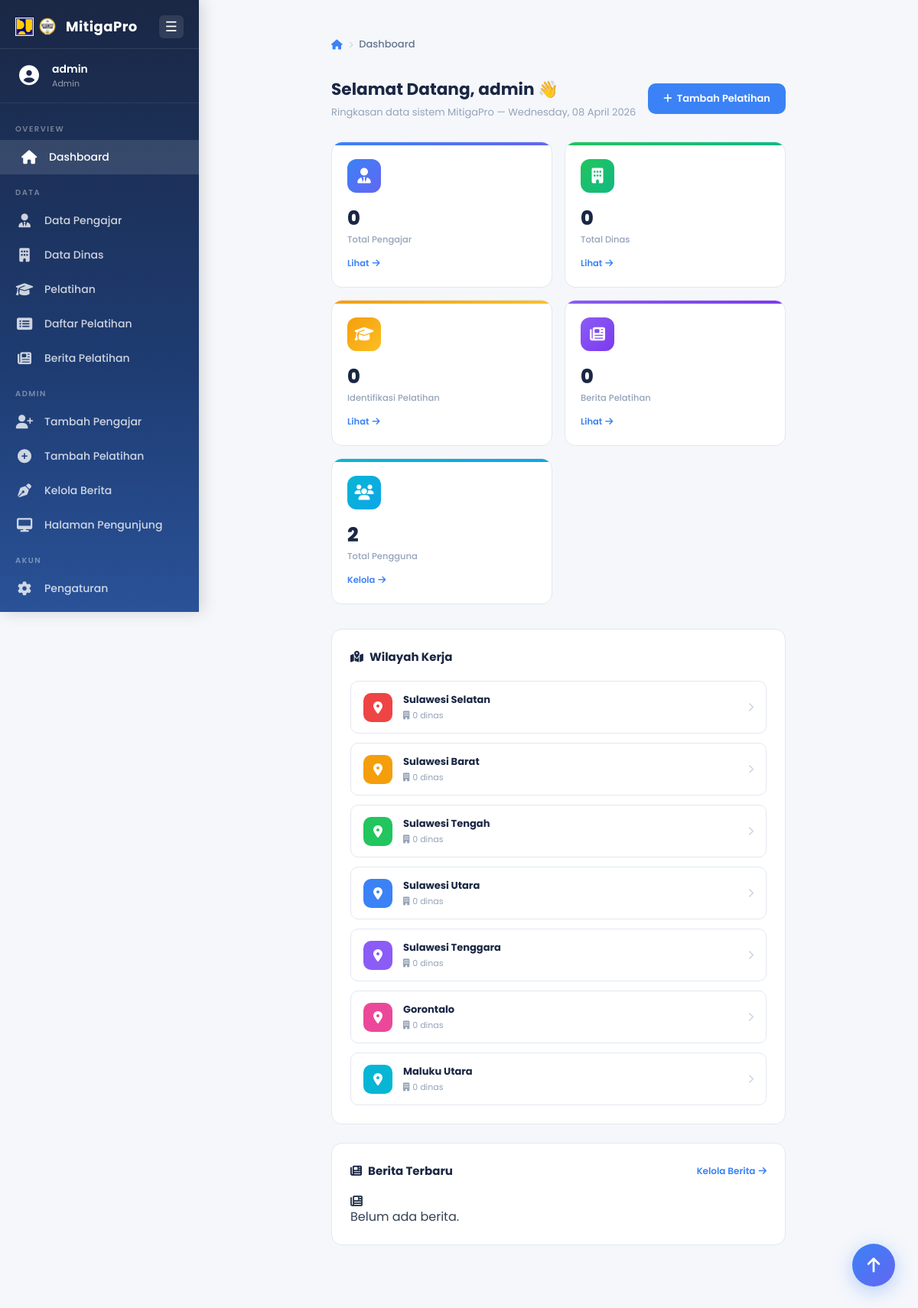
The app's page /pengajar/dashboard.php (signed in) with its own data.
### tables this page shows
CREATE TABLE IF NOT EXISTS wilayah (
    id          INT UNSIGNED AUTO_INCREMENT PRIMARY KEY,
    nama_wilayah VARCHAR(200) NOT NULL,
    created_at  TIMESTAMP DEFAULT CURRENT_TIMESTAMP
);

### pengajar/dashboard.php (the view, shortened to what this page needs)
<?php
require $_SERVER['DOCUMENT_ROOT'] . '/MitigaPro/include/autoload.php';
require INCLUDE_PATH . 'sidebar_pengajar.php';
$berita_list = [];
$q_wilayah = $conn->query("
  SELECT w.id, w.nama_wilayah, COUNT(d.id) AS jml_dinas
  FROM wilayah w
  LEFT JOIN dinas d ON d.wilayah_id = w.id
  GROUP BY w.id
  ORDER BY w.id
");
$wilayah_list = [];
while ($w = $q_wilayah->fetch_assoc()) $wilayah_list[] = $w;
$role = $_SESSION['role'] ?? '';
if ($role === 'admin') {
    $total_pengajar  = (int)$conn->query("SELECT COUNT(*) AS c FROM pengajar")->fetch_assoc()['c'];
    $total_dinas     = (int)$conn->query("SELECT COUNT(*) AS c FROM dinas")->fetch_assoc()['c'];
    $total_pelatihan = (int)$conn->query("SELECT COUNT(*) AS c FROM identifikasi_pelatihan")->fetch_assoc()['c'];
    $total_berita    = (int)$conn->query("SELECT COUNT(*) AS c FROM berita_pelatihan")->fetch_assoc()['c'];
    $total_users     = (int)$conn->query("SELECT COUNT(*) AS c FROM users")->fetch_assoc()['c'];
}
?>
<!DOCTYPE html>
<html lang="id">
<head>
<link rel="stylesheet" href="<?= BASE_URL ?>1_css/sidebar_pengajar.css">
<link rel="stylesheet" href="<?= BASE_URL ?>1_css/footer.css">
<link rel="stylesheet" href="https://cdnjs.cloudflare.com/ajax/libs/font-awesome/6.5.0/css/all.min.css">
<link rel="stylesheet" href="https://unpkg.com/leaflet@1.9.4/dist/leaflet.css" />
</head>
<body>
<div id="mainContent" class="main-content">
<div class="main">
<?= breadcrumb([['label' => 'Dashboard']]) ?>
<?php if (($_SESSION['role'] ?? '') === 'admin'): ?>
  <div class="admin-greeting">
    <div>
      <h2>Selamat Datang, <?= htmlspecialchars($_SESSION['username'] ?? 'Admin') ?> 👋</h2>
      <p>Ringkasan data sistem MitigaPro &mdash; <?= date('l, d F Y') ?></p>
    </div>
    <a href="<?= BASE_URL ?>pengajar/tambah_pelatihan_baru.php" class="ag-btn"><i class="fas fa-plus"></i> Tambah Pelatihan</a>
  </div>
  <div class="admin-stats">
    <div class="astat-card astat-blue">
      <div class="astat-icon"><i class="fas fa-user-tie"></i></div>
      <div class="astat-info">
        <div class="astat-num"><?= $total_pengajar ?></div>
        <div class="astat-label">Total Pengajar</div>
      </div>
      <a href="<?= BASE_URL ?>pengajar/pengajar.php" class="astat-link">Lihat <i class="fas fa-arrow-right"></i></a>
    </div>
    <div class="astat-card astat-green">
      <div class="astat-icon"><i class="fas fa-building"></i></div>
      <div class="astat-info">
        <div class="astat-num"><?= $total_dinas ?></div>
        <div class="astat-label">Total Dinas</div>
      </div>
      <a href="<?= BASE_URL ?>pengajar/dinas.php" class="astat-link">Lihat <i class="fas fa-arrow-right"></i></a>
    </div>
    <div class="astat-card astat-amber">
      <div class="astat-icon"><i class="fas fa-graduation-cap"></i></div>
      <div class="astat-info">
        <div class="astat-num"><?= $total_pelatihan ?></div>
        <div class="astat-label">Identifikasi Pelatihan</div>
      </div>
      <a href="<?= BASE_URL ?>pengajar/daftar_pelatihan.php" class="astat-link">Lihat <i class="fas fa-arrow-right"></i></a>
    </div>
    <div class="astat-card astat-purple">
      <div class="astat-icon"><i class="fas fa-newspaper"></i></div>
      <div class="astat-info">
        <div class="astat-num"><?= $total_berita ?></div>
        <div class="astat-label">Berita Pelatihan</div>
      </div>
      <a href="<?= BASE_URL ?>pengajar/kelola_berita.php" class="astat-link">Lihat <i class="fas fa-arrow-right"></i></a>
    </div>
    <div class="astat-card astat-sky">
      <div class="astat-icon"><i class="fas fa-users"></i></div>
      <div class="astat-info">
        <div class="astat-num"><?= $total_users ?></div>
        <div class="astat-label">Total Pengguna</div>
      </div>
      <a href="<?= BASE_URL ?>pengajar/settings.php" class="astat-link">Kelola <i class="fas fa-arrow-right"></i></a>
    </div>
  </div>
  <div class="admin-section">
    <div class="as-header">
      <h3><i class="fas fa-map-marked-alt"></i> Wilayah Kerja</h3>
    </div>
    <div class="admin-wil-grid">
      <?php
      $wil_colors = ['#ef4444','#f59e0b','#22c55e','#3b82f6','#8b5cf6','#ec4899','#06b6d4'];
      foreach ($wilayah_list as $i => $w):
        $clr = $wil_colors[$i] ?? '#64748b';
      ?>
      <a href="wilayah.php?id=<?= (int)$w['id'] ?>" class="awil-card">
        <div class="awil-marker" style="background:<?= $clr ?>"><i class="fas fa-location-dot"></i></div>
        <div class="awil-body">
          <div class="awil-name"><?= htmlspecialchars(str_replace('Wilayah Kerja ', '', $w['nama_wilayah'])) ?></div>
          <div class="awil-meta"><i class="fas fa-building"></i> <?= (int)$w['jml_dinas'] ?> dinas</div>
        </div>
        <i class="fas fa-chevron-right awil-arrow"></i>
      </a>
      <?php endforeach; ?>
    </div>
  </div>
  <div class="admin-section">
    <div class="as-header">
      <h3><i class="fas fa-newspaper"></i> Berita Terbaru</h3>
      <a href="<?= BASE_URL ?>pengajar/kelola_berita.php" class="as-more">Kelola Berita <i class="fas fa-arrow-right"></i></a>
    </div>
    <?php if (count($berita_list) > 0): ?>
    <div class="admin-berita-list">
      <?php foreach (array_slice($berita_list, 0, 5) as $b): ?>
      <a href="detail_berita.php?id=<?= (int)$b['id'] ?>" class="ab-item">
        <div class="ab-thumb">
          <?php if ($b['gambar']): ?>
            <img src="<?= BASE_URL ?>uploads/berita/<?= htmlspecialchars($b['gambar']) ?>" alt="">
          <?php else: ?>
            <i class="fas fa-newspaper"></i>
          <?php endif; ?>
        </div>
        <div class="ab-body">
          <div class="ab-title"><?= htmlspecialchars($b['judul']) ?></div>
          <div class="ab-meta">
            <span class="ab-badge"><?= htmlspecialchars($b['kategori'] ?: 'Umum') ?></span>
            <span><i class="fas fa-calendar-alt"></i> <?= date('d M Y', strtotime($b['created_at'])) ?></span>
            <?php if ($b['username']): ?>
            <span><i class="fas fa-user"></i> <?= htmlspecialchars($b['username']) ?></span>
            <?php endif; ?>
          </div>
        </div>
      </a>
      <?php endforeach; ?>
    </div>
    <?php else: ?>
    <div class="empty"><i class="fas fa-newspaper"></i><p>Belum ada berita.</p></div>
    <?php endif; ?>
  </div>
<?php endif;  ?>
</div>
</div>
</body>
</html>

### 1_css/animations.css (style rules this page uses)
.main-content { animation: pageFadeIn 0.4s ease-out; }
.main-content .container, .main-content .main { animation: pageSlideIn 0.5s ease-out; }
html { scroll-behavior: smooth; }

### 1_css/sidebar_pengajar.css (style rules this page uses)
.main-content { margin-left: 260px; min-height: 100vh; display: flex; flex-direction: column; transition: margin-left 0.3s ease; font-family: 'Poppins', sans-serif; }

### 1_css/footer.css (style rules this page uses)
html, body { height: 100%; }

### pengajar/dashboard.php (style rules this page uses)
*, *::before, *::after { box-sizing: border-box; margin: 0; padding: 0; }
:root { --navy: #1a2744; --blue: #2c5282; --accent: #3b82f6; --bg: #f5f7fb; --white: #ffffff; --text: #334155; --muted: #94a3b8; --border: #e2e8f0; --radius: 12px; }
body { font-family: 'Poppins', sans-serif; background: var(--bg); color: var(--text); min-height: 100vh; }
.main { max-width: 1100px; margin: 0 auto; padding: 36px 32px 60px; }
.admin-greeting { display: flex; align-items: center; justify-content: space-between; margin-bottom: 28px; flex-wrap: wrap; gap: 16px; }
.admin-greeting h2 { font-size: 1.35rem; font-weight: 700; color: var(--navy); margin: 0; }
.admin-greeting p { font-size: 13px; color: var(--muted); margin: 4px 0 0; }
.ag-btn { display: inline-flex; align-items: center; gap: 6px; background: var(--accent); color: #fff; padding: 10px 20px; border-radius: 10px; font-size: 13px; font-weight: 600; text-decoration: none; transition: background 0.2s; }
.admin-stats { display: grid; grid-template-columns: repeat(auto-fill, minmax(190px, 1fr)); gap: 16px; margin-bottom: 32px; }
.astat-card { background: var(--white); border-radius: 14px; padding: 22px 20px; display: flex; flex-direction: column; gap: 14px; border: 1px solid var(--border); position: relative; overflow: hidden; transition: transform 0.2s, box-shadow 0.2s; }
.astat-card::before { content: ''; position: absolute; top: 0; left: 0; right: 0; height: 4px; }
.astat-blue::before { background: linear-gradient(90deg, #3b82f6, #6366f1); }
.astat-green::before { background: linear-gradient(90deg, #22c55e, #10b981); }
.astat-amber::before { background: linear-gradient(90deg, #f59e0b, #fbbf24); }
.astat-purple::before { background: linear-gradient(90deg, #8b5cf6, #7c3aed); }
.astat-sky::before { background: linear-gradient(90deg, #06b6d4, #0ea5e9); }
.astat-icon { width: 44px; height: 44px; border-radius: 12px; display: flex; align-items: center; justify-content: center; font-size: 20px; color: #fff; }
.astat-blue .astat-icon { background: linear-gradient(135deg, #3b82f6, #6366f1); }
.astat-green .astat-icon { background: linear-gradient(135deg, #22c55e, #10b981); }
.astat-amber .astat-icon { background: linear-gradient(135deg, #f59e0b, #fbbf24); }
.astat-purple .astat-icon { background: linear-gradient(135deg, #8b5cf6, #7c3aed); }
.astat-sky .astat-icon { background: linear-gradient(135deg, #06b6d4, #0ea5e9); }
.astat-num { font-size: 1.6rem; font-weight: 800; color: var(--navy); }
.astat-label { font-size: 11.5px; color: var(--muted); font-weight: 500; }
.astat-link { font-size: 11.5px; color: var(--accent); font-weight: 600; text-decoration: none; display: flex; align-items: center; gap: 4px; margin-top: auto; }
.admin-section { background: var(--white); border: 1px solid var(--border); border-radius: 14px; padding: 24px; margin-bottom: 24px; }
.as-header { display: flex; align-items: center; justify-content: space-between; margin-bottom: 20px; }
.as-header h3 { font-size: 15px; font-weight: 700; color: var(--navy); display: flex; align-items: center; gap: 8px; margin: 0; }
.as-more { font-size: 12px; color: var(--accent); font-weight: 600; text-decoration: none; display: flex; align-items: center; gap: 4px; }
.admin-wil-grid { display: grid; grid-template-columns: repeat(auto-fill, minmax(280px, 1fr)); gap: 12px; }
.awil-card { display: flex; align-items: center; gap: 14px; padding: 14px 16px; border-radius: 10px; border: 1px solid var(--border); text-decoration: none; color: inherit; transition: all 0.2s; }
.awil-marker { width: 38px; height: 38px; border-radius: 10px; display: flex; align-items: center; justify-content: center; color: #fff; font-size: 16px; flex-shrink: 0; }
.awil-name { font-size: 13px; font-weight: 700; color: var(--navy); }
.awil-meta { font-size: 11px; color: var(--muted); display: flex; align-items: center; gap: 4px; margin-top: 2px; }
.awil-arrow { color: #cbd5e1; font-size: 12px; margin-left: auto; }

### records on screen
wilayah: nama_wilayah "Sulawesi Selatan", jml_dinas "0"
wilayah: nama_wilayah "Sulawesi Barat", jml_dinas "0"
wilayah: nama_wilayah "Sulawesi Tengah", jml_dinas "0"
wilayah: nama_wilayah "Sulawesi Utara", jml_dinas "0"
wilayah: nama_wilayah "Sulawesi Tenggara", jml_dinas "0"
wilayah: nama_wilayah "Gorontalo", jml_dinas "0"
wilayah: nama_wilayah "Maluku Utara", jml_dinas "0"

### other values on screen
$_sb_username "admin"
$_sb_rolabel "Admin"
$label "Dashboard Data Pengajar Data Dinas Pelatihan Daftar Pelatihan Berita Pelatihan Tambah Pengajar Tambah Pelatihan Kelola Berita Halaman Pengunjung Pengaturan"
$item['label'] "Dashboard"
$_SESSION['username'] "admin"
$total_pengajar "0"
$total_dinas "0"
$total_pelatihan "0"
$total_berita "0"
$total_users "2"
